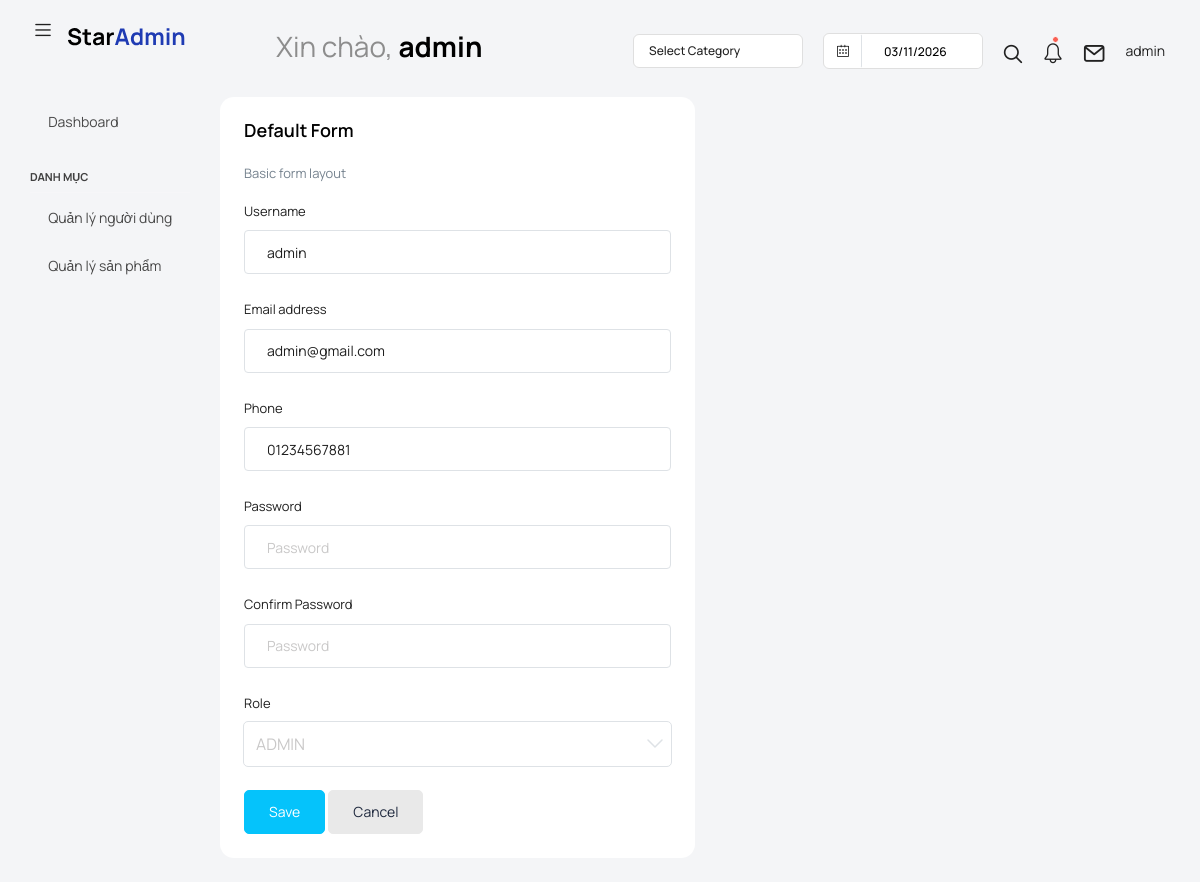
Screenshot of /user/edit-user/1/ (signed in) with the database file from the repository.
### user/models.py (models this page shows, shortened)
class User(AbstractUser):
    class Role(models.TextChoices):
        ADMIN = "ADMIN", "Admin"
        MANAGER = "MANAGER", "Manager"
        ACCOUNTANT = "ACCOUNTANT", "Accountant"
        STAFF = "STAFF", "Staff"
    phone = models.CharField(max_length=20, null=True, blank=True)
    role = models.CharField(
        max_length=20,
        choices=Role.choices,
        default=Role.STAFF
    )
    created_at = models.DateTimeField(auto_now_add=True)
    updated_at = models.DateTimeField(auto_now=True)

### user/views.py (the view, shortened to what this page needs)
# urls.py: path("user/edit-user/<int:id>/", edit_user, name="user/edit_user"),
@login_required
def edit_user(request, id):
    user = get_object_or_404(User, id=id)
    print(request)
    return render(request, "user/edit_info_user.html", {"user": user})

### templates/user/edit_info_user.html (shortened to what this page needs)
{% extends "base.html" %}
{% load static %}
{% block content %}
<div class="row flex-grow">
    <div class="col-md-6 grid-margin stretch-card">
        <div class="card">
                  <div class="card-body">
                    <h4 class="card-title">Default form</h4>
                    <p class="card-description"> Basic form layout </p>
                    <form  method="POST" action="{% url 'user/edit_user' user.id %}" class="forms-sample">
                      <div class="form-group">
                        <label for="exampleInputUsername1">Username</label>
                        <input type="text" class="form-control" id="exampleInputUsername1" value="{{user.username}}" placeholder="Username">
                      </div>
                      <div class="form-group">
                        <label for="exampleInputEmail1">Email address</label>
                        <input type="email" class="form-control" id="exampleInputEmail1" name="email" value="{{user.email}}" placeholder="Email">
                      </div>
                        <div class="form-group">
                        <label for="Phone">Phone</label>
                        <input type="text" class="form-control" id="Phone" name="phone" value="{{user.phone}}" placeholder="Phone">
                      </div>
                      <div class="form-group">
                        <label for="exampleInputPassword1">Password</label>
                        <input type="password" class="form-control" id="exampleInputPassword1"  name="password"  placeholder="Password">
                      </div>
                      <div class="form-group">
                        <label for="exampleInputConfirmPassword1">Confirm Password</label>
                        <input type="password" class="form-control" id="exampleInputConfirmPassword1" name="confirm_password" value="{{user.confirm_password}}" placeholder="Password">
                      </div>
                        <div class="form-group">
                        <label for="roleuser">Role</label>
                            <select id="roleuser" class="form-select" name="role">
<option value="ADMIN" {% if user.role == "ADMIN" %}selected{% endif %}>ADMIN</option>
</select>
                      </div>
                       <button class="btn btn-secondary" type="submit">Save</button>
                      <button class="btn btn-light">Cancel</button>
                    </form>
                  </div>
                </div>
</div>
</div>
{% endblock %}

### templates/base.html (shortened to what this page needs)
{% load static %}
<!DOCTYPE html>
<html lang="en">
  <head>
    <link rel="stylesheet" href="{% static 'vendors/feather/feather.css' %}">
    <link rel="stylesheet" href="{% static 'vendors/mdi/css/materialdesignicons.min.css' %}">
    <link rel="stylesheet" href="{% static 'vendors/ti-icons/css/themify-icons.css' %}">
    <link rel="stylesheet" href="{% static 'vendors/font-awesome/css/font-awesome.min.css' %}">
    <link rel="stylesheet" href="{% static 'vendors/typicons/typicons.css' %}">
    <link rel="stylesheet" href="{% static 'vendors/simple-line-icons/css/simple-line-icons.css' %}">
    <link rel="stylesheet" href="{% static 'vendors/css/vendor.bundle.base.css' %}">
    <link rel="stylesheet" href="{% static 'vendors/bootstrap-datepicker/bootstrap-datepicker.min.css' %}">
    <link rel="stylesheet" href="{% static 'vendors/datatables.net-bs4/dataTables.bootstrap4.css' %}">
    <link rel="stylesheet" type="text/css" href="{% static 'js/select.dataTables.min.css' %}">
    <link rel="stylesheet" href="{% static 'css/style.css' %}">
  </head>
  <body class="with-welcome-text">
    <div class="container-scroller">
      <nav class="navbar default-layout col-lg-12 col-12 p-0 fixed-top d-flex align-items-start flex-row">
        <div class="text-center navbar-brand-wrapper d-flex align-items-start justify-content-start">
          <div class="me-3">
            <button class="navbar-toggler navbar-toggler align-self-center" type="button" data-bs-toggle="minimize">
              <span class="icon-menu"></span>
            </button>
          </div>
          <div>
            <a class="navbar-brand brand-logo" href="index.html">
              <img src="{% static 'images/logo.svg' %}" alt="logo" />
            </a>
          </div>
        </div>
        <div class="navbar-menu-wrapper d-flex align-items-top">
          <ul class="navbar-nav">
            <li class="nav-item fw-semibold d-none d-lg-block ms-0">
              <h1 class="welcome-text">Xin chào, <span class="text-black fw-bold">{{ user.username }}</span></h1>
            </li>
          </ul>
          <ul class="navbar-nav ms-auto">
            <li class="nav-item dropdown d-none d-lg-block">
              <a class="nav-link dropdown-bordered dropdown-toggle dropdown-toggle-split" id="messageDropdown" href="#" data-bs-toggle="dropdown" aria-expanded="false"> Select Category </a>
            </li>
            <li class="nav-item d-none d-lg-block">
              <div id="datepicker-popup" class="input-group date datepicker navbar-date-picker">
                <span class="input-group-addon input-group-prepend border-right">
                  <span class="icon-calendar input-group-text calendar-icon"></span>
                </span>
                <input type="text" class="form-control">
              </div>
            </li>
            <li class="nav-item">
              <form class="search-form" action="#">
                <i class="icon-search"></i>
                <input type="search" class="form-control" placeholder="Search Here" title="Search here">
              </form>
            </li>
            <li class="nav-item dropdown">
              <a class="nav-link count-indicator" id="notificationDropdown" href="#" data-bs-toggle="dropdown">
                <i class="icon-bell"></i>
                <span class="count"></span>
              </a>
            </li>
            <li class="nav-item dropdown">
              <a class="nav-link count-indicator" id="countDropdown" href="#" data-bs-toggle="dropdown" aria-expanded="false">
                <i class="icon-mail icon-lg"></i>
              </a>
            </li>
            <li class="nav-item dropdown d-none d-lg-block user-dropdown">
              <a class="nav-link" id="UserDropdown" href="#" data-bs-toggle="dropdown" aria-expanded="false">
                {{ user.username}} </a>
            </li>
          </ul>
        </div>
      </nav>
      <div class="container-fluid page-body-wrapper">
        <nav class="sidebar sidebar-offcanvas" id="sidebar">
          <ul class="nav">
            <li class="nav-item">
              <a class="nav-link" href="{% url 'dashboard'%}">
                <i class="mdi mdi-grid-large menu-icon"></i>
                <span class="menu-title">Dashboard</span>
              </a>
            </li>
            <li class="nav-item nav-category">Danh mục</li>
            <li class="nav-item">
              <a class="nav-link" data-bs-toggle="collapse" href="#ui-basic" aria-expanded="false" aria-controls="ui-basic">
                <i class="menu-icon mdi mdi-floor-plan"></i>
                <span class="menu-title">Quản lý người dùng</span>
                <i class="menu-arrow"></i>
              </a>
            </li>
            <li class="nav-item">
              <a class="nav-link" data-bs-toggle="collapse" href="#ui-basic1" aria-expanded="false" aria-controls="ui-basic">
                <i class="menu-icon mdi mdi-floor-plan"></i>
                <span class="menu-title">Quản lý sản phẩm</span>
                <i class="menu-arrow"></i>
              </a>
            </li>
          </ul>
        </nav>
       {% block content %}
{% endblock %}
      </div>
    </div>
  </body>
</html>

### rows the page displays
User: username "admin", email "admin@gmail.com", phone "01234567881", role "ADMIN"
